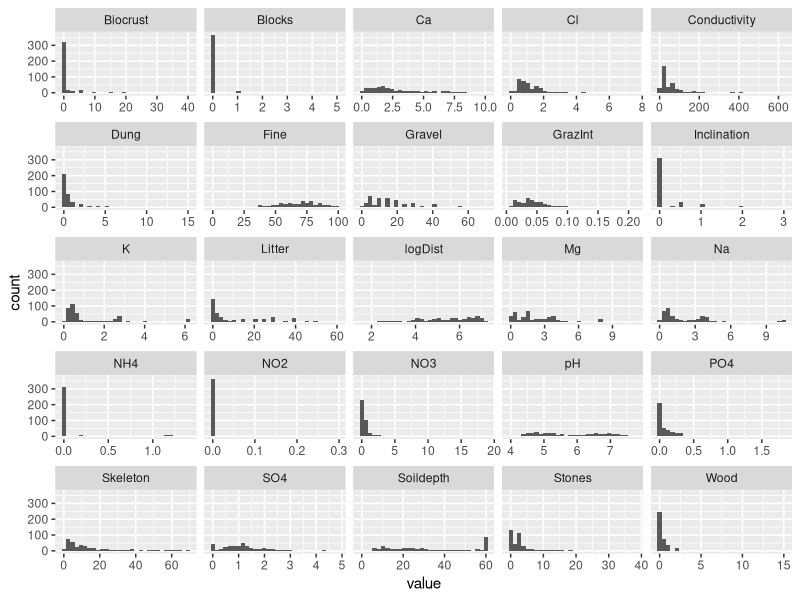
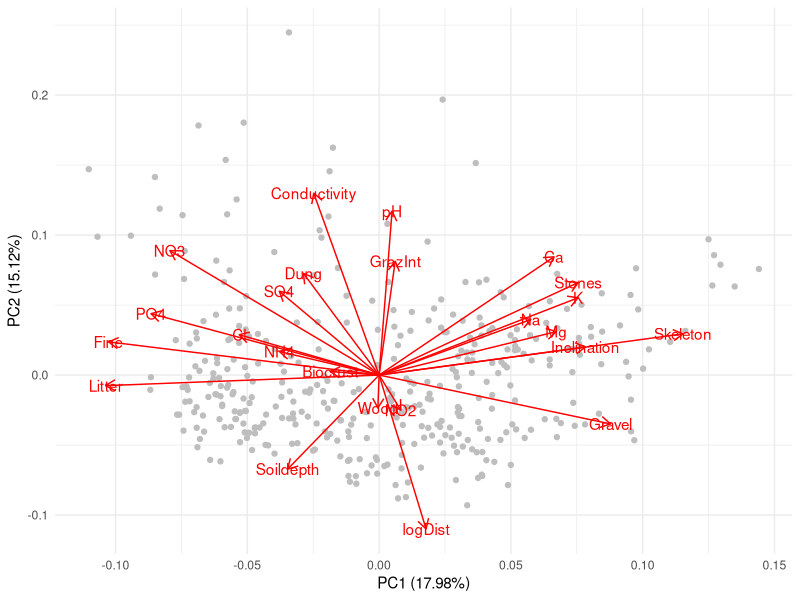
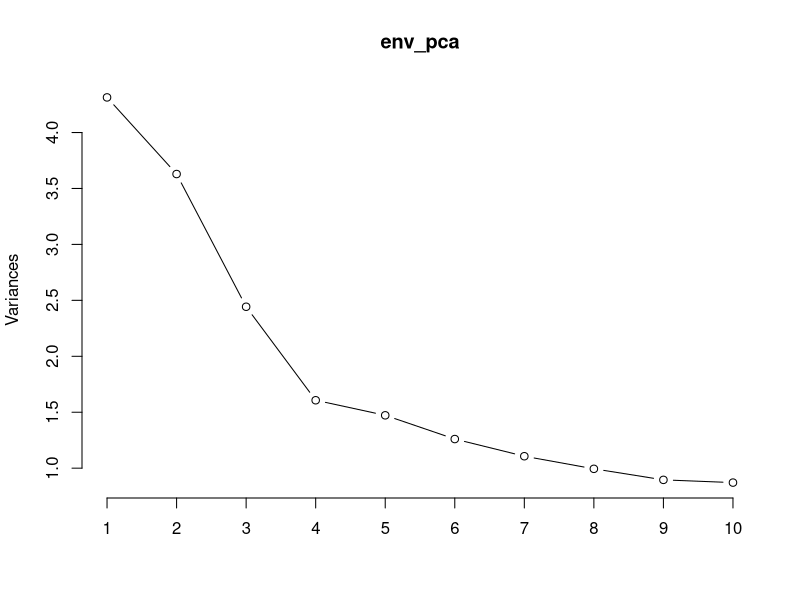

Generate these figures, in order, with R:
## ---- chunk 1
library(tidyverse)
library(here)

env<-read_csv(here("data", "grazing_env.csv"))
## ---- chunk 2
env_long<- env %>%
  pivot_longer(names_to = 'name', values_to = 'value', where(is.numeric))

ggplot(env_long, aes(x = value)) +
  geom_histogram() +
  facet_wrap(~ name, scales = 'free_x')

# calculate the variance of each variable
env_long |> 
  group_by(name) |> 
  summarise(variance = var(value))

# calculate the percentage of zero values in each column

zeros<-env_long |> 
  group_by(name) |> 
  summarise(zero = sum(value == 0)/n())
## ---- chunk 3
# mutate the chemical concentration data to log+1 in env

env_log<- env |> 
  mutate(across(c(16:25), ~log(. + 1))) |> 
  select(-Blocks)
## ---- chunk 4
env_pca<- prcomp(env_log, center = TRUE, scale = TRUE)
## ---- chunk 5
# biplot of env_pca from ggfortify

library(ggfortify)

autoplot(env_pca, 
         data = env,
         loadings=TRUE,
         color='grey',
         loadings.label=TRUE) +
  theme_minimal()

# screeplot

screeplot(env_pca, type = 'lines')
